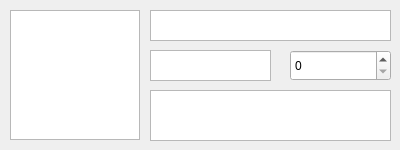
<?xml version="1.0" encoding="UTF-8"?>
<ui version="4.0">
 <class>dishes</class>
 <widget class="QWidget" name="dishes">
  <property name="geometry">
   <rect>
    <x>0</x>
    <y>0</y>
    <width>400</width>
    <height>150</height>
   </rect>
  </property>
  <property name="minimumSize">
   <size>
    <width>400</width>
    <height>150</height>
   </size>
  </property>
  <property name="maximumSize">
   <size>
    <width>400</width>
    <height>150</height>
   </size>
  </property>
  <property name="windowTitle">
   <string>Form</string>
  </property>
  <widget class="QGraphicsView" name="dishes_photo">
   <property name="geometry">
    <rect>
     <x>10</x>
     <y>10</y>
     <width>130</width>
     <height>130</height>
    </rect>
   </property>
   <property name="minimumSize">
    <size>
     <width>130</width>
     <height>130</height>
    </size>
   </property>
   <property name="maximumSize">
    <size>
     <width>130</width>
     <height>130</height>
    </size>
   </property>
  </widget>
  <widget class="QTextBrowser" name="name">
   <property name="geometry">
    <rect>
     <x>150</x>
     <y>10</y>
     <width>241</width>
     <height>31</height>
    </rect>
   </property>
   <property name="font">
    <font>
     <pointsize>12</pointsize>
    </font>
   </property>
  </widget>
  <widget class="QTextBrowser" name="price">
   <property name="geometry">
    <rect>
     <x>150</x>
     <y>50</y>
     <width>121</width>
     <height>31</height>
    </rect>
   </property>
   <property name="font">
    <font>
     <pointsize>10</pointsize>
     <italic>true</italic>
    </font>
   </property>
  </widget>
  <widget class="QTextBrowser" name="introduction">
   <property name="geometry">
    <rect>
     <x>150</x>
     <y>90</y>
     <width>241</width>
     <height>51</height>
    </rect>
   </property>
   <property name="font">
    <font>
     <pointsize>8</pointsize>
    </font>
   </property>
   <property name="html">
    <string>&lt;!DOCTYPE HTML PUBLIC &quot;-//W3C//DTD HTML 4.0//EN&quot; &quot;http://www.w3.org/TR/REC-html40/strict.dtd&quot;&gt;
&lt;html&gt;&lt;head&gt;&lt;meta name=&quot;qrichtext&quot; content=&quot;1&quot; /&gt;&lt;meta charset=&quot;utf-8&quot; /&gt;&lt;style type=&quot;text/css&quot;&gt;
p, li { white-space: pre-wrap; }
hr { height: 1px; border-width: 0; }
li.unchecked::marker { content: &quot;\2610&quot;; }
li.checked::marker { content: &quot;\2612&quot;; }
&lt;/style&gt;&lt;/head&gt;&lt;body style=&quot; font-family:'Microsoft YaHei UI'; font-size:8pt; font-weight:400; font-style:normal;&quot;&gt;
&lt;p style=&quot;-qt-paragraph-type:empty; margin-top:0px; margin-bottom:0px; margin-left:0px; margin-right:0px; -qt-block-indent:0; text-indent:0px; font-size:9pt;&quot;&gt;&lt;br /&gt;&lt;/p&gt;&lt;/body&gt;&lt;/html&gt;</string>
   </property>
  </widget>
  <widget class="QSpinBox" name="quantity">
   <property name="geometry">
    <rect>
     <x>290</x>
     <y>50</y>
     <width>101</width>
     <height>31</height>
    </rect>
   </property>
  </widget>
 </widget>
 <resources/>
 <connections/>
</ui>
